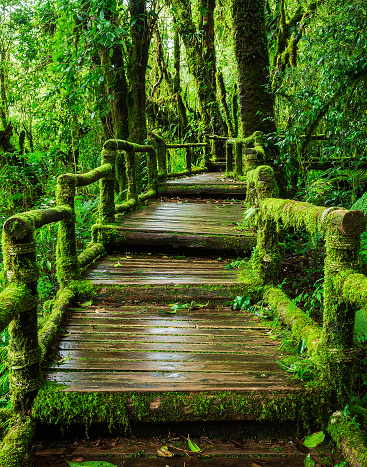
#> input picture Open CV/images/foretspath.jpg, 367 x 467 px, found by its file name
$ python basicfunction.py
#> lines starting #> are read from the running program, lines starting #| are printed output that depends on the picture
import cv2
import numpy as np
image1=cv2.imread(r"C:\Users\maxsc\Open CV\images\foretspath.jpg")
#> image1 is the input picture: shape (467, 367, 3); mean B, G, R 31.5, 95.1, 72.9
cv2.imshow("image1",image1)
cv2.waitKey(0)
image2=cv2.imread(r"C:\Users\maxsc\Open CV\images\sunset.webp")
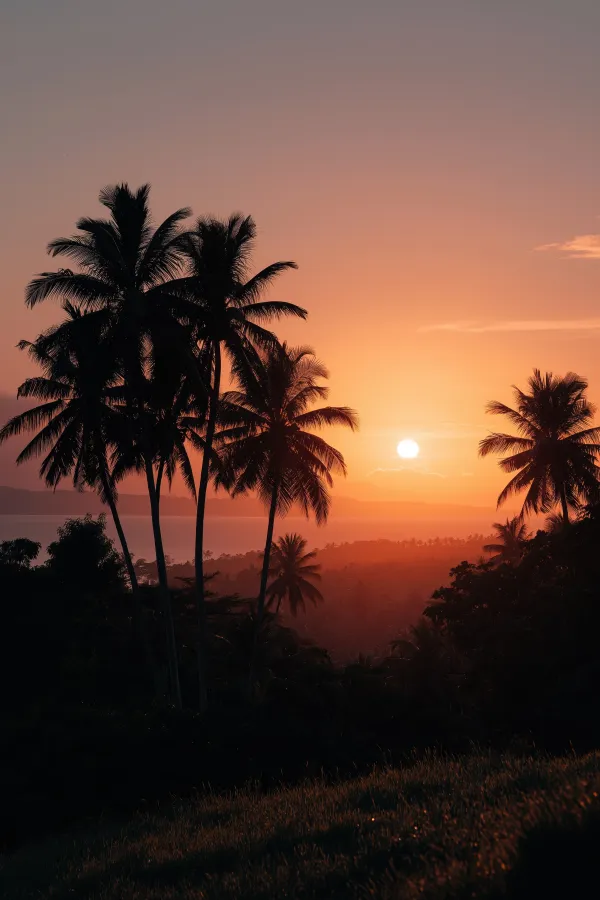
#> input picture Open CV/images/sunset.webp, 600 x 900 px, found by its file name
#> image2 is the input picture: shape (900, 600, 3); mean B, G, R 55.6, 66.5, 94.9
cv2.imshow("image2",image2)
cv2.waitKey(0)
resizeimage1=cv2.resize(image1,(600,900))
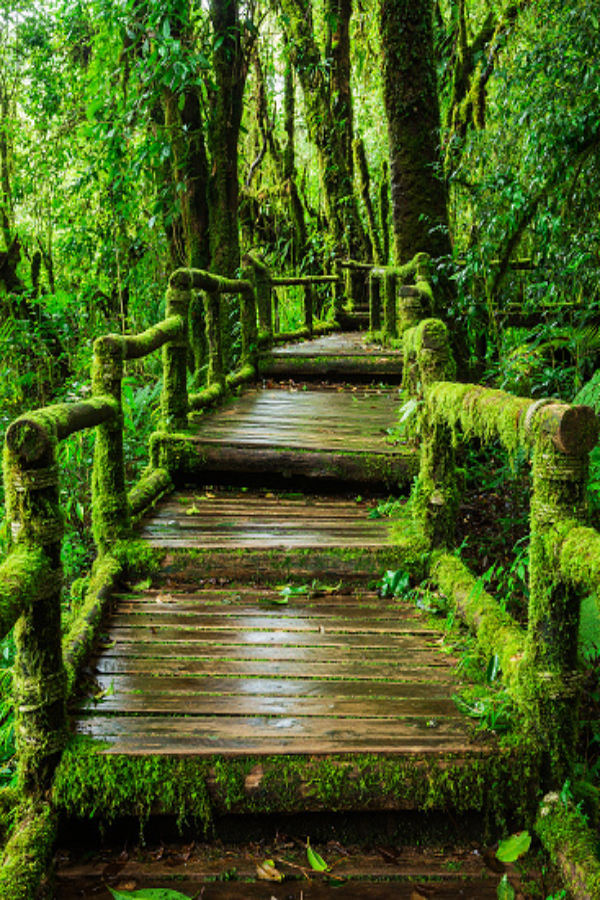
#> resizeimage1: shape (900, 600, 3); mean B, G, R 31.4, 95, 72.8
cv2.imshow("resized",resizeimage1)
cv2.waitKey(0)
addedimage1=cv2.addWeighted(resizeimage1,0.3,image2,0.7,0)
cv2.imshow("added1",addedimage1)
cv2.waitKey(0)
addedimage2=cv2.addWeighted(resizeimage1,0.7,image2,0.3,0)
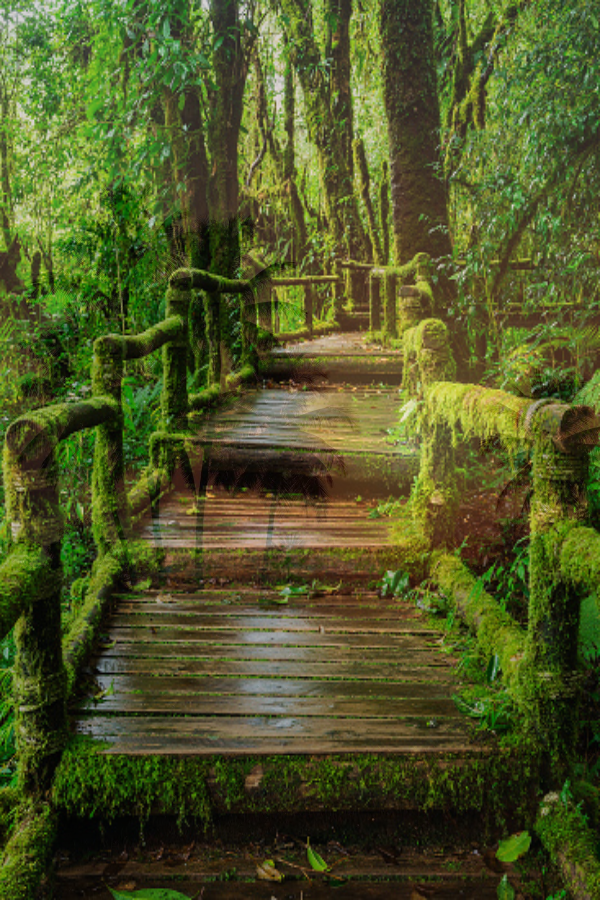
#> addedimage2: shape (900, 600, 3); mean B, G, R 38.7, 86.4, 79.4
cv2.imshow("added2",addedimage2)
cv2.waitKey(0)
addedimage3=cv2.addWeighted(resizeimage1,0.5,image2,0.5,0)
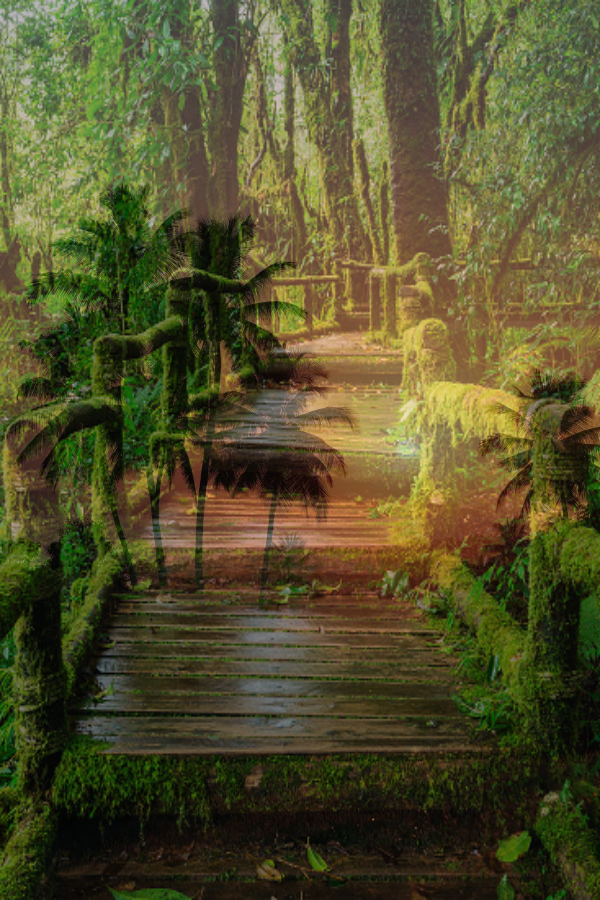
#> addedimage3: shape (900, 600, 3); mean B, G, R 43.5, 80.7, 83.9
cv2.imshow("added3",addedimage3)
cv2.waitKey(0)
subtractimage1=cv2.subtract(resizeimage1,image2)
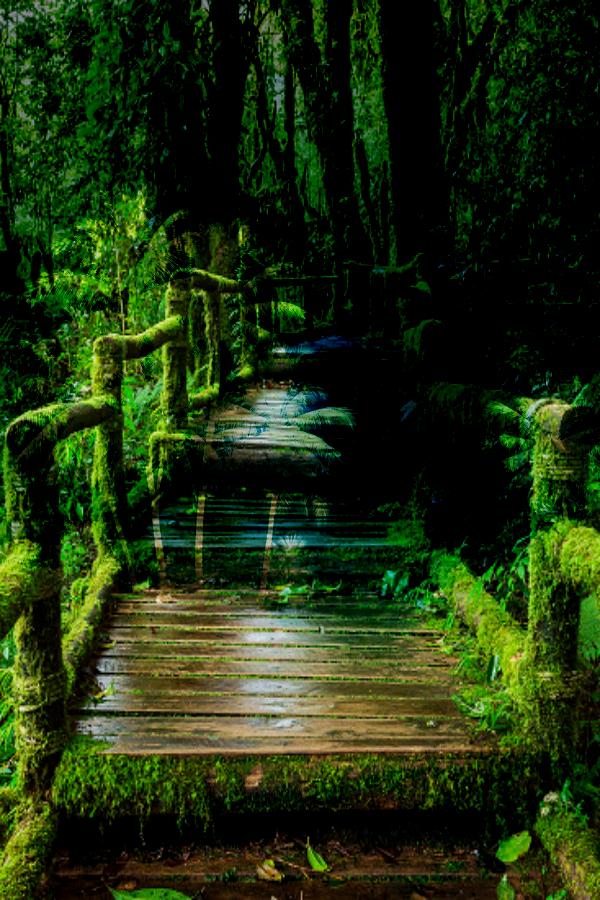
#> subtractimage1: shape (900, 600, 3); mean B, G, R 13.2, 48.5, 30.4
cv2.imshow("subtract1",subtractimage1)
cv2.waitKey(0)
subtractimage2=cv2.subtract(image2,resizeimage1)
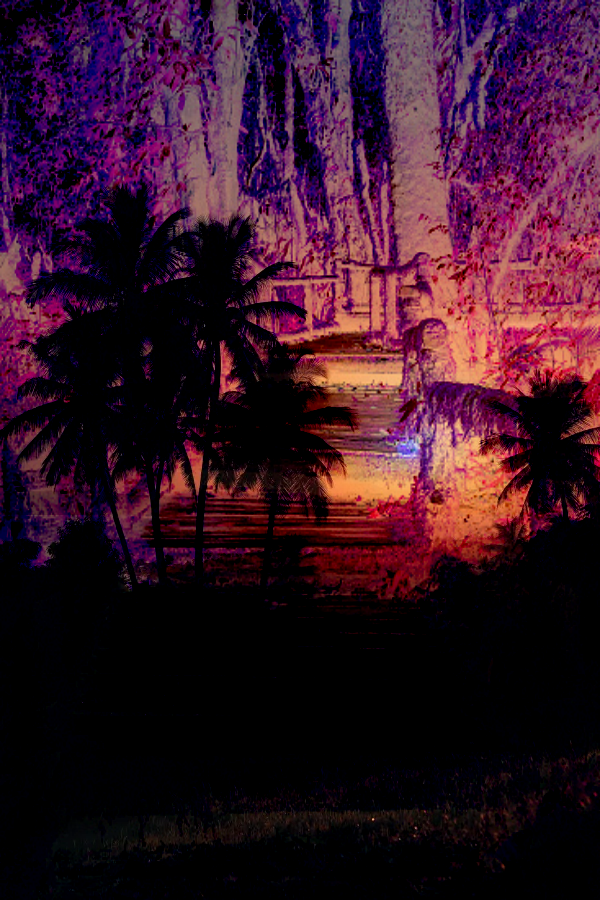
#> subtractimage2: shape (900, 600, 3); mean B, G, R 37.4, 20, 52.5
cv2.imshow("subtract2",subtractimage2)
cv2.waitKey(0)
kernal1=np.ones((3,3),np.uint8)
erorodedimage1=cv2.erode(resizeimage1,kernal1)
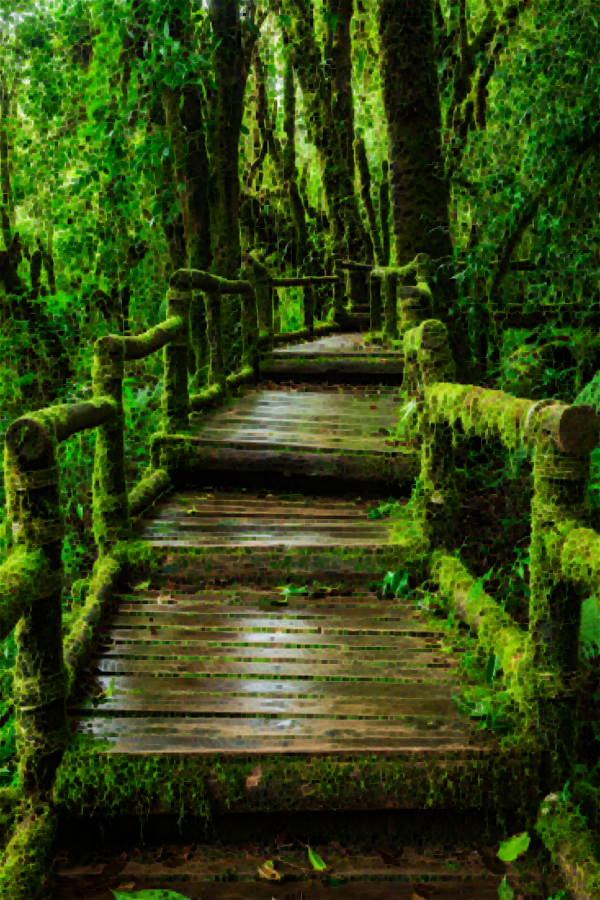
#> erorodedimage1: shape (900, 600, 3); mean B, G, R 17.4, 69.7, 51.1
cv2.imshow("eroded",erorodedimage1)
cv2.waitKey(0)
